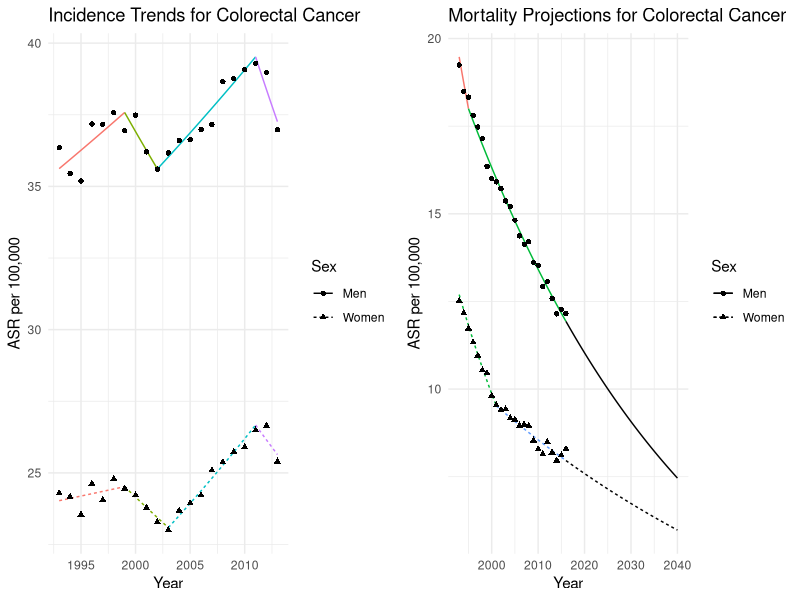
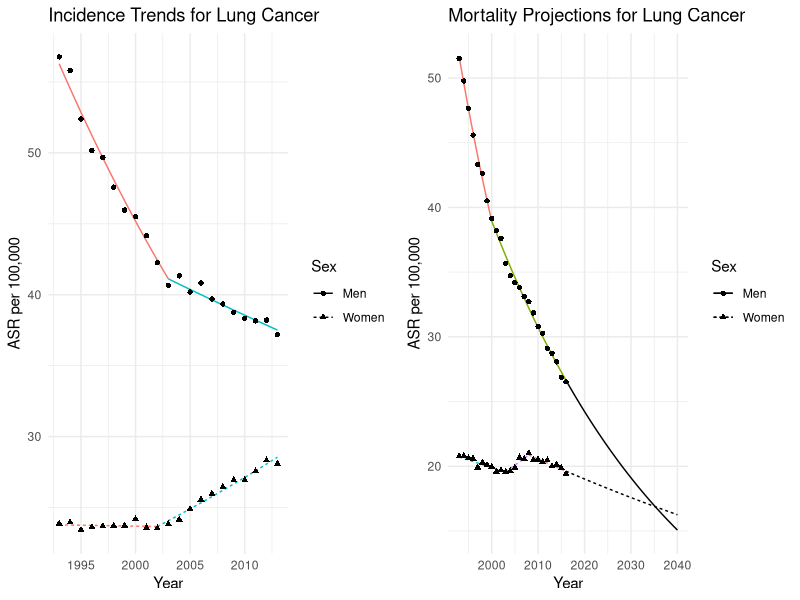
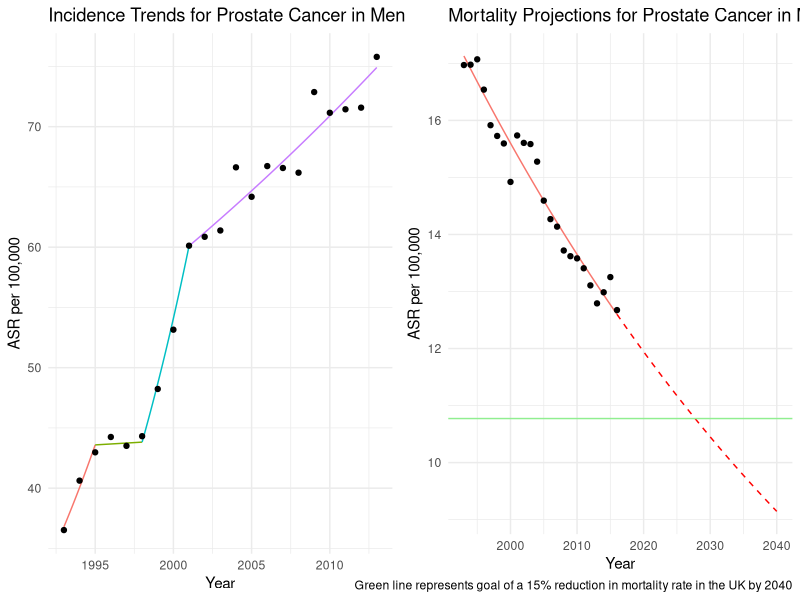
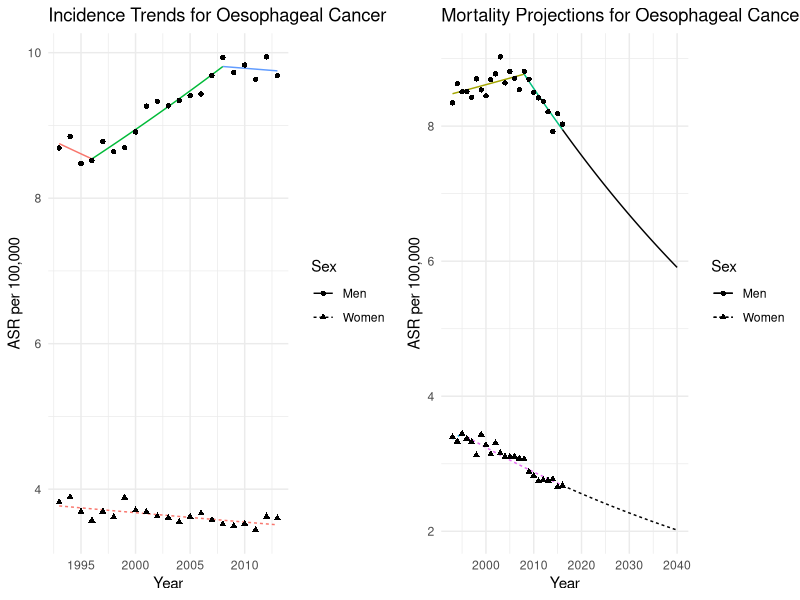
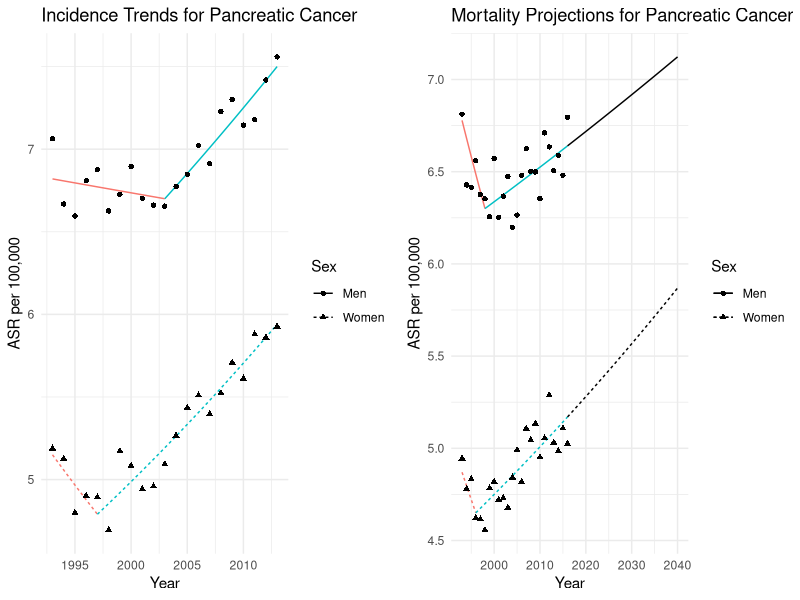
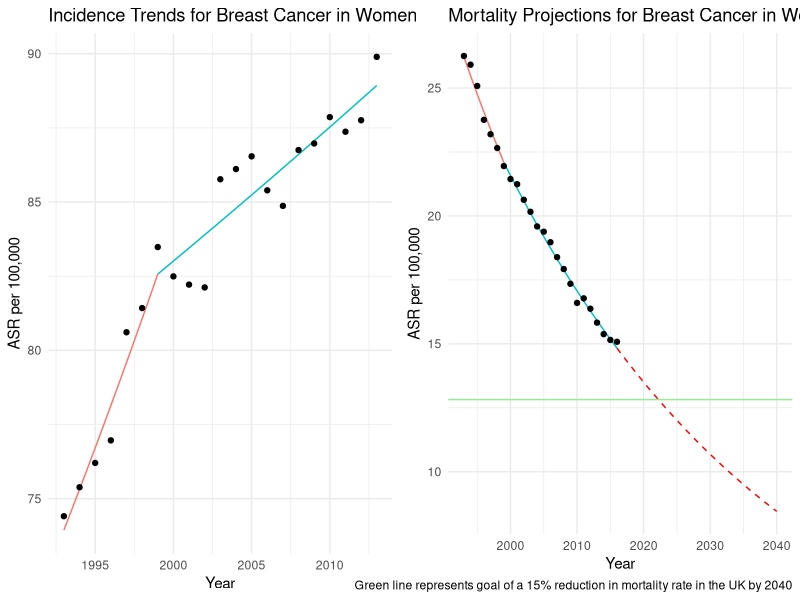
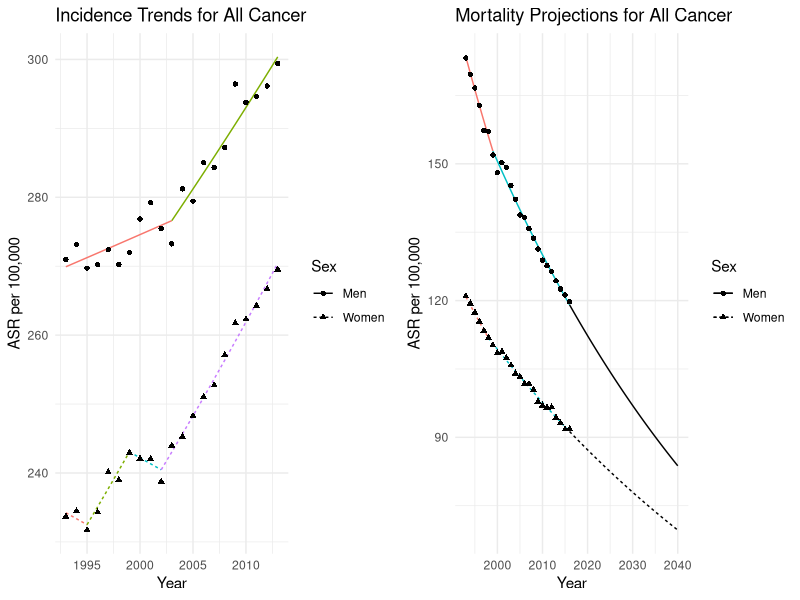
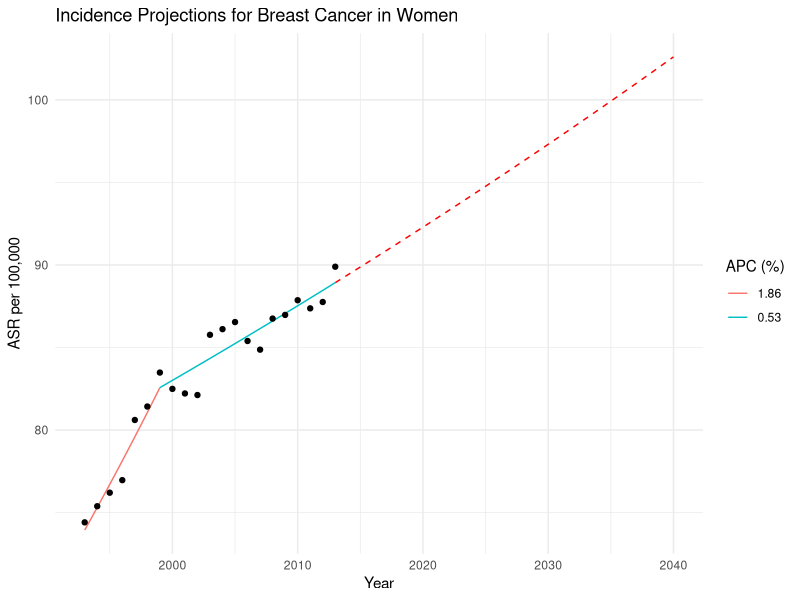

The R script that drew these images, in order:
## ---- chunk 1
library(dplyr)
library(readxl)
library(ggplot2)
library(gridExtra)
library(scales)
## ---- chunk 2
# knitr::opts_knit$set(root.dir = "C:/Users/rfrost/OneDrive - The Institute of Cancer Research/Documents/Position Paper/Data")
knitr::opts_knit$set(root.dir = "C:/Users/rfrost/OneDrive - The Institute of Cancer Research/Documents/UK-cancer-trends/Data")
knitr::opts_chunk$set(echo = FALSE)
theme_set(theme_minimal())
## ---- chunk 3

extract_joinpoint_splines <- function(data_jp){
  
  # Getting initial joins, as well as the APC (just before) the joins
  joins <- data_jp |>
    mutate(APC = case_when(!is.na(Flag) ~ lag(APC), TRUE ~ APC)) |>
    filter(grepl(Flag, pattern = "Joinpoint")) |>
    mutate(section = as.numeric(gsub(Flag, pattern = "Joinpoint ", replacement = "")))
  
  # Need a second set so we have full joins for both sides
  joins2 <- joins |>
    mutate(section = section + 1)
  
  # Getting start and end points and adding in joins from there
  start_end <- data_jp |>
    filter(row_number() %in% c(1, nrow(data_jp))) |>
    arrange(Year) |>
    mutate(section = case_when(
      row_number() == 1 ~ 1,
      row_number() == 2 ~ Joinpoints[1] + 1
    )) |>
    rbind(joins) |>
    rbind(joins2) |>
    mutate(APC = as.numeric(gsub(APC, pattern = "\\*", replacement = ""))) |>
    select(Year, Model, section, APC) |>
    arrange(Year, section)
  
  
  output_data <- data.frame()

  # Adding in points to get to exponential curves
  for(i in 1:(max(data_jp$Joinpoints)+1)){
    
    tempdata <- start_end[start_end$section == i,]

    new_data <- data.frame(Year = seq(tempdata$Year[1], tempdata$Year[2], by = 0.1))
    new_data$Model <- seq(log(tempdata$Model[1]), log(tempdata$Model[2]), by = (log(tempdata$Model[2]) - log(tempdata$Model[1]))/(nrow(new_data)-1))
    new_data$Model <- exp(new_data$Model)
    new_data$section <- i
    new_data$APC <- tempdata$APC[!is.na(tempdata$APC)][2]

    output_data <- rbind(output_data, new_data)

  }
  
  return(output_data)
  
}

get_proj_data <- function(data, data_jp, projection.yr){
  
 final <- data_jp |>
    arrange(desc(Year)) |>
    filter(row_number() == 1) |>
    mutate(APC = as.numeric(gsub(APC, pattern = "\\*", replacement = "")),
           APCnew = 1 + APC/100)
  
  proj_data <- data.frame(Year = seq(final$Year, projection.yr, by = 0.1))
  proj_data$lograte <- seq(from = log(final$Model), by = log((final$APCnew)^(1/10)), length.out = nrow(proj_data))
  proj_data$rate <- exp(proj_data$lograte)
  
  return(proj_data)
    
}


plot_joinpoint_output <- function(cancer, sex = 3, data, data_jp, incmort, start.yr = NA, projection.yr = NA, projection.target = NA, report.APC = FALSE){
  
  data <- data |> 
    filter(`Cancer label` == cancer)
  
  if(sex == 3 & length(unique(data$Sex))<2){
    sex <- unique(data$Sex)
  }
  
  
  if(sex==3){
    
    # Filter both dataframes for the relevant data
    data <- data |>
      filter(Year >= max(c(start.yr, min(Year)), na.rm = T)) |>
      mutate(Sex = ifelse(Sex==1, "Men", "Women"))
    
    data_jp <- data_jp |>
      filter(Cancer.label == cancer)
    
    data_jp_men <- data_jp |>
      filter(Sex == 1)
    
    data_jp_women <- data_jp |>
      filter(Sex == 2) 
    
    # Call function to extract useful information from joinpoint data
    
    jp_plot_men <- extract_joinpoint_splines(data_jp_men) |>
      mutate(Sex = "Men")
    jp_plot_women <- extract_joinpoint_splines(data_jp_women) |>
      mutate(Sex = "Women")
    
    jp_plot <- rbind(jp_plot_men, jp_plot_women) |>
      filter(Year >= max(c(start.yr, min(Year)), na.rm = T))
    
    # Making variable for dynamic plot title generation
    projection <- !is.na(projection.yr)
    proj_lab <- ifelse(projection, "Projections", "Trends")
    
    # Initial plotting of trends
    plot <- ggplot() +
      geom_line(data = jp_plot, aes(x = Year, y = Model, colour = factor(section, levels = unique(section)), linetype = Sex)) +
      geom_point(data = data, aes(x = Year, y = `ASR (World)`, shape = Sex)) +
      # geom_line(data = jp_plot_men, aes(x = Year, y = Model, colour = factor(APC, levels = unique(APC), labels = round(unique(APC), digits = 2)))) +
      # geom_line(data = jp_plot_women, aes(x = Year, y = Model, colour = factor(APC, levels = unique(APC), labels = round(unique(APC), digits = 2)), linetype = "dashed")) +
      scale_colour_discrete() +
      # guides(colour = "none") +
      # geom_point(data = jp_plot, aes(x = Year, y = Model, colour = section)) +
      ggtitle(paste0(incmort, " ", proj_lab, " for ", cancer, " Cancer")) +
      scale_x_continuous(breaks = pretty_breaks()) +
      ylab("ASR per 100,000")
        
    
    report.APC = F
    
      # If projection is desired, impute data to that point.
    if(projection){
      
      proj_data_men <- get_proj_data(data[data$Sex==1,], data_jp_men, projection.yr) |>
        mutate(Sex = "Men")
      proj_data_women <- get_proj_data(data[data$Sex==2,], data_jp_women, projection.yr) |>
        mutate(Sex = "Women")
      
      proj_data <- rbind(proj_data_men, proj_data_women)
      
      # Plotting extrapolation
      plot <- plot +
        geom_line(data = proj_data, aes(x = Year, y = rate, linetype = Sex))

    }
    
  } else {
  
    # Filter both dataframes for the relevant data
    data <- data |>
      filter(Sex == sex) |>
      filter(Year >= max(c(start.yr, min(Year)), na.rm = T))
    
    data_jp <- data_jp |>
      filter(Cancer.label == cancer, Sex == sex)
    
    # Call function to extract useful information from joinpoint data
    jp_plot <- extract_joinpoint_splines(data_jp) |>
      filter(Year >= max(c(start.yr, min(Year)), na.rm = T))
    
    # Recoding sex label for plot
    sex_lab <- ifelse(sex == 2, "Women", "Men")
    
    # Making variable for dynamic plot title generation
    projection <- !is.na(projection.yr)
    proj_lab <- ifelse(projection, "Projections", "Trends")
    
    # Initial plotting of trends
    plot <- ggplot() +
      geom_line(data = jp_plot, aes(x = Year, y = Model, colour = factor(APC, levels = unique(APC), labels = round(unique(APC), digits = 2)))) +
      geom_point(data = data, aes(x = Year, y = `ASR (World)`)) +
      scale_colour_discrete() +
      # guides(colour = "none") +
      # geom_point(data = jp_plot, aes(x = Year, y = Model, colour = section)) +
      ggtitle(paste0(incmort, " ", proj_lab, " for ", cancer, " Cancer in ", sex_lab)) +
      scale_x_continuous(breaks = pretty_breaks()) +
      ylab("ASR per 100,000")
        
    
    # If projection is desired, impute data to that point.
    if(projection){
      
      proj_data <- get_proj_data(data, data_jp, projection.yr)
      
      # Plotting extrapolation
      plot <- plot +
        geom_line(data = proj_data, aes(x = Year, y = rate), colour = "red", linetype = "dashed")
    
      # If target is desired, plotting green box around the target
      if(!is.na(projection.target)){
        
        # Getting final ASR data point to project from
        final_ASR <- data |>
          arrange(desc(Year)) |>
          filter(row_number()==1) |>
          pull(`ASR (World)`)
        
          # geom_hline(yintercept = final_data$`ASR (World)`*projection.target, colour = "forestgreen")
        plot <- plot + 
          # annotate("rect", xmin = max(data$Year), xmax = Inf,ymin = -Inf, 
          #                       ymax = final_ASR*projection.target,
          #                       alpha = 0.2, fill = "lightgreen") +
          geom_hline(yintercept = final_ASR*projection.target, colour = "lightgreen") +
          labs(caption = paste0("Green line represents goal of a ", 100*(1-projection.target), "% reduction in mortality rate in the UK by ", projection.yr))
      }
    }
    
  }
  
  # If reported APC is desired, plot legend.
  if(report.APC){
    plot <- plot +
      labs(colour = "APC (%)")
  } else{
    plot <- plot +
      guides(colour = "none")
  }
  
  return(plot)
  
}

## ---- chunk 4

# Read in all data
data <- read_excel("Cancer_Projection_Data.xlsx") |>
  rbind(read_excel("Cancer_Projection_Data_All.xlsx")) |>
  mutate(`Cancer label` = case_when(
    `Cancer label` == "Colorectum" ~ "Colorectal",
    `Cancer label` == "Oesophagus" ~ "Oesophageal",
    `Cancer label` == "Pancreas" ~ "Pancreatic",
    `Cancer label` == "All sites excl. non-melanoma skin cancer" ~ "All",
    TRUE ~ `Cancer label`
  ))

# Incidence data
incidence_data <- data |>
  filter(Type == 0)

incidence_jp <- read.delim("Cancer_Incidence_Joinpoint.txt", sep = "\t") |>
  mutate(Cancer.label = case_when(
    Cancer.label == "Colorectum" ~ "Colorectal",
    Cancer.label == "Oesophagus" ~ "Oesophageal",
    Cancer.label == "Pancreas" ~ "Pancreatic",
    TRUE ~ Cancer.label
  ))

all_incidence_jp <- read.delim("Cancer_Incidence_Joinpoint_All.txt", sep = "\t") |>
  mutate(Cancer.label = "All")

incidence_jp <- incidence_jp |>
  rbind(all_incidence_jp)

# Mortality data
mortality_data <- data |>
  filter(Type == 1)

mortality_jp <- read.delim("Cancer_Mortality_Joinpoint.txt", sep = "\t") |>
  mutate(Cancer.label = case_when(
    Cancer.label == "Colorectum" ~ "Colorectal",
    Cancer.label == "Oesophagus" ~ "Oesophageal",
    Cancer.label == "Pancreas" ~ "Pancreatic",
    TRUE ~ Cancer.label
  ))

all_mortality_jp <- read.delim("Cancer_Mortality_Joinpoint_All.txt", sep = "\t") |>
  mutate(Cancer.label = "All")

mortality_jp <- mortality_jp |>
  rbind(all_mortality_jp)

# Gettings cancers and sexes and looping over all.
cancers <- unique(mortality_data$`Cancer label`)
sexes <- c(1,2)

# for(cancer in cancers){
#   for(sex in sexes){
#     if((cancer == "Prostate" & sex == 2) | 
#        (cancer == "Breast" & sex == 1)){
#       
#     } else {
#       p1 <- plot_joinpoint_output(cancer, sex, incidence_data, incidence_jp, "Incidence")
#       # plots[[paste0(cancer, "|", sex, "|Incidence")]] <- plot_joinpoint_output(cancer, sex, incidence_data, incidence_jp, "Incidence")
#       p2 <- plot_joinpoint_output(cancer, sex, mortality_data, mortality_jp, "Mortality", projection.yr = 2040, projection.target = 0.85)
#       # plots[[paste0(cancer, "|", sex, "|Mortality")]] <- plot_joinpoint_output(cancer, sex, mortality_data, mortality_jp, "Mortality", projection.yr = 2035, projection.target = 0.91)
#       grid.arrange(p1, p2, nrow = 1, widths = c(4,4))
#     }
#   }
# }

for(cancer in cancers){
  p1 <- plot_joinpoint_output(cancer, sex = 3, incidence_data, incidence_jp, "Incidence")
  p2 <- plot_joinpoint_output(cancer, sex = 3, mortality_data, mortality_jp, "Mortality", projection.yr = 2040, start.yr = 1993, projection.target = 0.85)
  grid.arrange(p1, p2, nrow = 1, widths = c(4,4))
}

## ---- chunk 5

# Filter both dataframes for the relevant data
# data <- incidence_data |>
#   filter(`Cancer label` == "Breast")
# data_jp <- incidence_jp |>
#   filter(Cancer.label == "Breast")
# 
# jp_plot <- extract_joinpoint_splines(data_jp)
# 
# plot <- ggplot(data = data, aes(x = Year, y = `ASR (World)`)) +
#     geom_point() +
#     geom_line(data = jp_plot, aes(x = Year, y = Model, colour = factor(APC, levels = unique(APC)))) +
#     scale_colour_discrete() +
#     labs(colour = "APC (%)") +
#     ggtitle("Incidence Projections for Breast Cancer in the UK")
# 
# final <- data_jp |>
#   arrange(desc(Year)) |>
#   filter(row_number() == 1) |>
#   mutate(APC = as.numeric(gsub(APC, pattern = "\\*", replacement = "")),
#          APCnew = 1 + APC/100)
# 
# final_data <- data |>
#   arrange(desc(Year)) |>
#   filter(row_number()==1)
# 
# 
# proj_data <- data.frame(Year = seq(final$Year, 2040, by = 0.1))
# proj_data$lograte <- seq(from = log(final$Model), by = log((final$APCnew)^(1/10)), length.out = nrow(proj_data))
# proj_data$rate <- exp(proj_data$lograte)
# 
# plot <- plot +
#   geom_line(data = proj_data, aes(x = Year, y = rate), colour = "red", linetype = "dashed") 
# 
# plot +
#   scale_x_continuous(breaks = pretty_breaks())

plot_joinpoint_output(cancer = "Breast", data = incidence_data, data_jp = incidence_jp, incmort = "Incidence", projection.yr = 2040, report.APC = T)


## ---- chunk 6

# Filter both dataframes for the relevant data
# data <- mortality_data |>
#   filter(`Cancer label` == "Breast") |>
#   filter(Year >= 1993)
# data_jp <- mortality_jp |>
#   filter(Cancer.label == "Breast")
# 
# jp_plot <- extract_joinpoint_splines(data_jp) |>
#   filter(Year >= 1993)
# 
# plot <- ggplot(data = data, aes(x = Year, y = `ASR (World)`)) +
#     geom_point() +
#     geom_line(data = jp_plot, aes(x = Year, y = Model, colour = factor(APC, levels = unique(APC), labels = round(unique(APC), digits = 2)))) +
#     # scale_colour_discrete() +
#     labs(colour = "APC (%)") +
#     ggtitle("Mortality Rates for Breast Cancer in the UK")
# 
# final <- data_jp |>
#   arrange(desc(Year)) |>
#   filter(row_number() == 1) |>
#   mutate(APC = as.numeric(gsub(APC, pattern = "\\*", replacement = "")),
#          APCnew = 1 + APC/100)
# 
# final_data <- data |>
#   arrange(desc(Year)) |>
#   filter(row_number()==1)
# 
# 
# proj_data <- data.frame(Year = seq(final$Year, 2040, by = 0.1))
# proj_data$lograte <- seq(from = log(final$Model), by = log((final$APCnew)^(1/10)), length.out = nrow(proj_data))
# proj_data$rate <- exp(proj_data$lograte)
# 
# plot <- plot +
#   geom_line(data = proj_data, aes(x = Year, y = rate), colour = "red", linetype = "dashed") +
#   # geom_hline(yintercept = final_data$`ASR (World)`*0.85, colour = "forestgreen")
#   annotate("rect", xmin = max(data$Year), xmax = Inf, 
#            ymin = -Inf, ymax = final_data$`ASR (World)`*0.85,
#            alpha = 0.2, fill = "lightgreen") +
#   labs(caption = "Green box represents CRUK's goal of a 15% reduction in mortality rate in the UK by 2040")
#   
# plot +
#   scale_x_continuous(breaks = pretty_breaks())


plot_joinpoint_output(cancer = "Breast", data = mortality_data, data_jp = mortality_jp, incmort = "Mortality", projection.yr = 2040, report.APC = T, projection.target = 0.85, start.yr = 1993)


